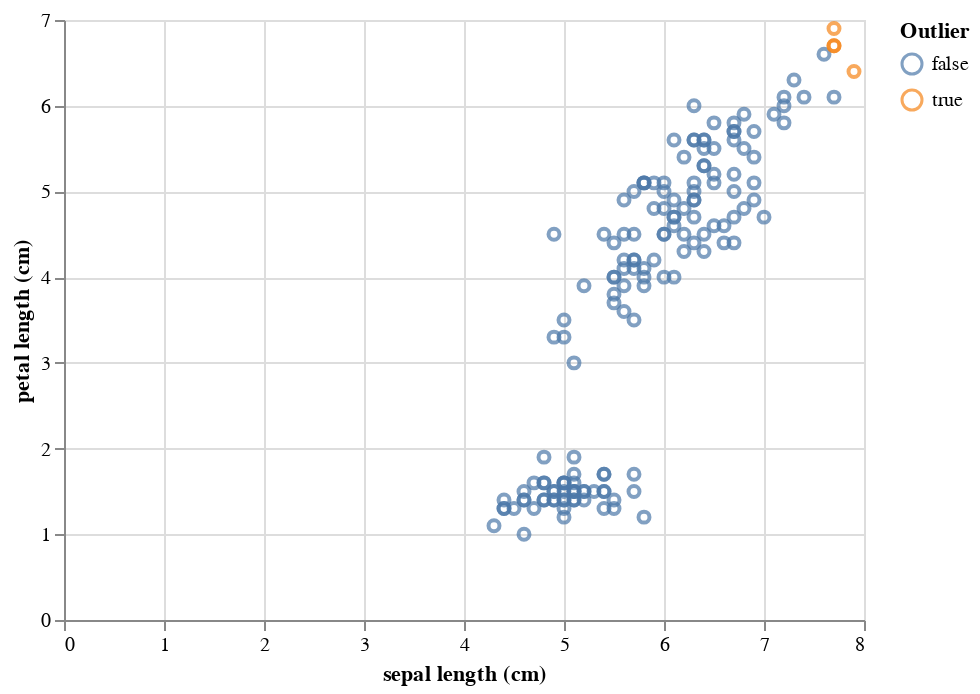

Notebook source saved alongside this figure:
### Markdown cell above
# Example A

### Code cell
data = load_iris(as_frame=True).data
data["Outlier"] = LocalOutlierFactor(50).fit_predict(data) == -1
display(data[:3])
altair.Chart(data).mark_point().encode(
    x="sepal length (cm)",
    y="petal length (cm)",
    color="Outlier"
)

### Figure 1 — Vega-Lite specification as saved in the notebook (floating-point values rounded to 4 significant figures; data arrays with more than 128 entries replaced by an {"elided": "..."} marker saying what was removed)
{"config": {"view": {"continuousWidth": 400, "continuousHeight": 300}}, "data": {"name": "data-6cb26e9c2195c4d373ce876a74321a8a"}, "mark": "point", "encoding": {"color": {"type": "nominal", "field": "Outlier"}, "x": {"type": "quantitative", "field": "sepal length (cm)"}, "y": {"type": "quantitative", "field": "petal length (cm)"}}, "$schema": "https://vega.github.io/schema/vega-lite/v4.8.1.json", "datasets": {"data-6cb26e9c2195c4d373ce876a74321a8a": {"elided": "150 records"}}}
